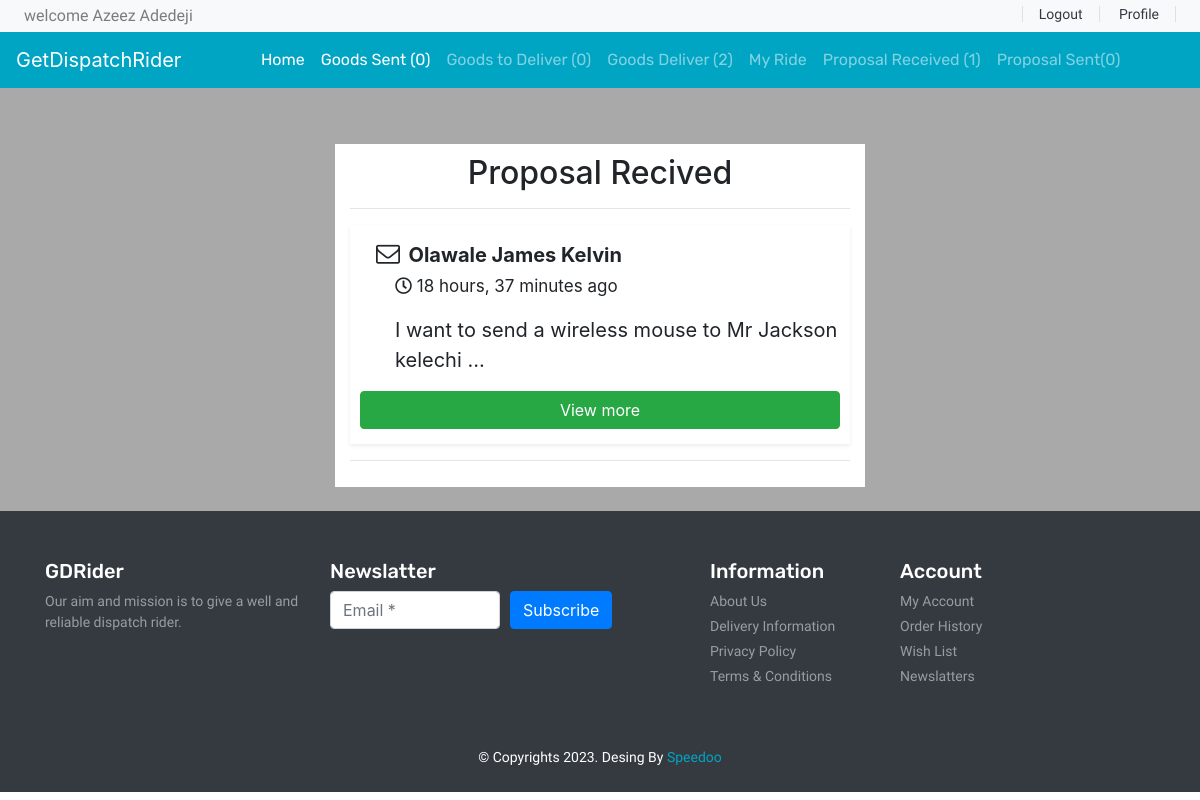
Screenshot of /proposal-receive/ (signed in) with the database file from the repository.
### base/models.py (models this page shows)
class user(AbstractUser):
    fullName = models.CharField(max_length=100)
    email = models.EmailField()
    phoneNumber = models.CharField(max_length=20, unique=True)
    ninslip = models.ImageField()
    verify = models.BooleanField(default=False)
    USERNAME_FIELD = 'phoneNumber'
    REQUIRED_FIELDS = ['username']

class proposal(models.Model):
    id = models.UUIDField(default=uuid.uuid4, editable=False, primary_key=True)
    riderUsername = models.CharField(max_length=50, default='null')
    rideName = models.CharField(max_length=50, default='empty')
    riderEmail = models.EmailField()
    senderName = models.CharField(max_length=100, default='empty')
    riderPhoneNumber = models.CharField(max_length=20, default='empty')
    senderEmail = models.EmailField()
    senderPhoneNumber = models.CharField(max_length=20,default='empty')
    rideTrackId = models.CharField(max_length=100)
    rideType = models.CharField(max_length=50)
    goodsName = models.CharField(max_length=250)
    receiverName = models.CharField(max_length=250)
    receiverAddress = models.CharField(max_length=250)
    receiverPhoneNumber = models.CharField(max_length=50)
    amount = models.TextField()
    goodsDescription = models.TextField()
    deliveryPassword = models.CharField(max_length=10, blank='True', null='True')
    created = models.DateTimeField(auto_now_add=True)
    update = models.DateTimeField(auto_now=True)
    deliver = models.BooleanField(default=False)
    accepted = models.BooleanField(default=False)

### base/views.py (the view)
# urls.py: path('proposal-receive/', views.proposalReceive, name='proposal-receive'),
@login_required(login_url='base:login')
def proposalReceive(request):
    proposalr = proposal.objects.filter(Q(riderUsername=request.user) & Q(accepted=False)).count
    proposals = proposal.objects.filter(Q(senderPhoneNumber=request.user.phoneNumber) & Q(accepted=False)).count
    goodsent = proposal.objects.filter(Q(senderPhoneNumber=request.user.phoneNumber)
                                       & Q(accepted=True)).count
    goodstosend = proposal.objects.filter(Q(riderUsername=request.user) & Q(accepted=True) & Q(deliver=False)).count
    goodsdeliver = proposal.objects.filter(Q(riderUsername=request.user)
                                           & Q(deliver=True)).count
    getproposal = proposal.objects.filter(Q(riderUsername=request.user) & Q(accepted=False)
                                          )
    context = {'getproposal': getproposal, 'proposalr': proposalr, 'goodstosend': goodstosend, 'goodsent': goodsent,
               'proposals': proposals, 'goodsdeliver': goodsdeliver}
    return render(request, 'base/proposalReceive.html', context)

### base/templates/base/proposalReceive.html (shortened to what this page needs)
<div style="background-color: darkgrey;">
    {% extends 'base/navbar.html'%}
{%load static %}
{% block body%}
<div class="container">
        <div class="container" style="background-color: #fff; margin-top: 5%; padding: 10px 15px; width:fit-content ; height:fit-content">
            <div class="text-center">
                <h2>Proposal Recived</h2>
            </div>
           <hr/>
            {% for i in getproposal %}
            <div class="shadow-sm proposal">
                <i style="font-size:24px" class="fa ml-3">&#xf003;</i> <span class="ml-1" style="font-size: 20px; text-align: left;"><strong>{{i.senderName}}</strong> </span>
                <p class="mt-1" style="font-size: 17px; margin-left: 35px;"><i class='far fa-clock' ></i> {{i.update|timesince}} ago</p>
                <p style="font-size: 20px; margin-left: 35px;">{{i.goodsDescription|truncatewords:11}}</p>
                <a href="{% url 'base:acceptProposal' i.id %}" style="width: 100%;" class="btn btn-success">View more</a>
            </div>
            <hr style="color: #333;"/>
            {%empty%}
            <h5>You haven't received any proposal so far, we will let you<br/>know if you have any goods to deliver </h5>
            {%endfor%}
        </div>
    </div>
    {%endblock%}

### base/templates/base/navbar.html (shortened to what this page needs)
<!DOCTYPE html>
{% load static %}
<html lang="en">
<head>
     <link rel="stylesheet" href="https://stackpath.bootstrapcdn.com/bootstrap/4.4.1/css/bootstrap.min.css">
     <link rel="stylesheet" href="https://cdnjs.cloudflare.com/ajax/libs/OwlCarousel2/2.3.4/assets/owl.carousel.min.css" />
     <link rel="stylesheet" href="https://cdnjs.cloudflare.com/ajax/libs/OwlCarousel2/2.3.4/assets/owl.theme.default.min.css" />
      <link rel="stylesheet" href="https://cdnjs.cloudflare.com/ajax/libs/font-awesome/5.13.0/css/all.min.css" />
     <link rel="stylesheet" href="https://cdnjs.cloudflare.com/ajax/libs/font-awesome/4.7.0/css/font-awesome.min.css">
     <link rel="stylesheet" href="{% static 'base/style.css' %}">
</head>
<body onload="getLocation();">
 <header id="header" class="">
        <div class="strip d-flex justify-content-between px-4 py-1 bg-light" style="height:fit-content" >
            <p class="font-rale  text-black-50 m-0">welcome {{request.user.fullName}}</p>
            <div class="font-rale font-size-14">
                {% if request.user.is_authenticated%}
                <a href="{% url 'base:logout' %}" class="px-3 border-right border-left text-dark">Logout</a>
                <a href="" class="px-3 border-right text-dark">Profile</a>
                {%else%}
                  <a href="{% url 'base:login' %}" class="px-3 border-right border-left text-dark">Login</a>
                <a href="{%url 'base:signup' %}" class="px-3 border-right text-dark">SignUp</a>
                {%endif%}
            </div>
        </div>
        <nav class="navbar navbar-expand-lg navbar-dark color-second-bg ">
            <a class="navbar-brand" href="#">GetDispatchRider</a>
            <div class="collapse navbar-collapse" id="navbarNav">
              <ul class="navbar-nav m-auto font-rubik">
                   <li class="nav-item active">
                  <a class="nav-link" href="{% url 'base:index' %}">Home</a>
                </li>
                <li class="nav-item active">
                  <a class="nav-link" href="{% url 'base:goodSent'%}">Goods Sent ({{goodsent}})</a>
                </li>
                <li class="nav-item">
                  <a class="nav-link" href="{% url 'base:onDelivary' %}">Goods to Deliver ({{goodstosend}}) </a>
                </li>
                <li class="nav-item">
                  <a class="nav-link" href="{% url 'base:goodsDeliver'%}">Goods Deliver ({{goodsdeliver}})</a>
                </li>
                <li class="nav-item">
                    <a class="nav-link" href="{% url 'base:my-ride'%}">My Ride</a>
                  </li>
                  <li class="nav-item">
                    <a class="nav-link" href="{% url 'base:proposal-receive'%}">Proposal Received ({{proposalr}})</a>
                  </li>
                  <li class="nav-item">
                    <a class="nav-link" href="{% url 'base:proposalSent'%}">Proposal Sent({{proposals}})</a>
                  </li>
              </ul>
            </div>
          </nav>
    </header>
{%block body%}
{%endblock%}
 <br/>
 <footer id="footer" class="bg-dark text-white py-5">
          <div class="container">
            <div class="row">
              <div class="col-lg-3 col-12">
                <h4 class="font-rubik font-size-20">GDRider</h4>
                <p class="font-size-14 font-rale text-white-50">Our aim and mission is to give a well and reliable dispatch rider.</p>
              </div>
              <div class="col-lg-4 col-12">
                <h4 class="font-rubik font-size-20">Newslatter</h4>
                <form class="form-row">
                  <div class="col">
                    <input type="text" class="form-control" placeholder="Email *">
                  </div>
                  <div class="col">
                    <button type="submit" class="btn btn-primary mb-2">Subscribe</button>
                  </div>
                </form>
              </div>
              <div class="col-lg-2 col-12">
                <h4 class="font-rubik font-size-20">Information</h4>
                <div class="d-flex flex-column flex-wrap">
                  <a href="#" class="font-rale font-size-14 text-white-50 pb-1">About Us</a>
                  <a href="#" class="font-rale font-size-14 text-white-50 pb-1">Delivery Information</a>
                  <a href="#" class="font-rale font-size-14 text-white-50 pb-1">Privacy Policy</a>
                  <a href="#" class="font-rale font-size-14 text-white-50 pb-1">Terms & Conditions</a>
                </div>
              </div>
              <div class="col-lg-2 col-12">
                <h4 class="font-rubik font-size-20">Account</h4>
                <div class="d-flex flex-column flex-wrap">
                  <a href="#" class="font-rale font-size-14 text-white-50 pb-1">My Account</a>
                  <a href="#" class="font-rale font-size-14 text-white-50 pb-1">Order History</a>
                  <a href="#" class="font-rale font-size-14 text-white-50 pb-1">Wish List</a>
                  <a href="#" class="font-rale font-size-14 text-white-50 pb-1">Newslatters</a>
                </div>
              </div>
            </div>
          </div>
        </footer>
        <div class="copyright text-center bg-dark text-white py-2">
          <p class="font-rale font-size-14">&copy; Copyrights 2023. Desing By <a href="#" class="color-second">Speedoo</a></p>
        </div>
</body>
</html>

### base/static/base/style.css (style rules this page uses)
button, button:focus { outline: none !important; box-shadow: none !important; }
.font-rale { font-family: "Raleway", cursive; }
.font-rubik { font-family: "Rubik", cursive; }
.font-size-14 { font-size: 14px; }
.font-size-20 { font-size: 20px; }
.color-second { color: #00A5C4; }
.color-second-bg { background: #00A5C4; }
.proposal { width: 500px; padding: 15px 10px; margin-top: 5px; display: block; }

### rows the page displays
user: user.fullName "Azeez Adedeji"
proposal: senderName "Olawale James Kelvin", update "18 hours, 37 minutes", goodsDescription "I want to send a wireless mouse to Mr Jackson kelechi …"

### other values shown
{{ goodsent }} "0"
{{ goodstosend }} "0"
{{ goodsdeliver }} "2"
{{ proposalr }} "1"
{{ proposals }} "0"
